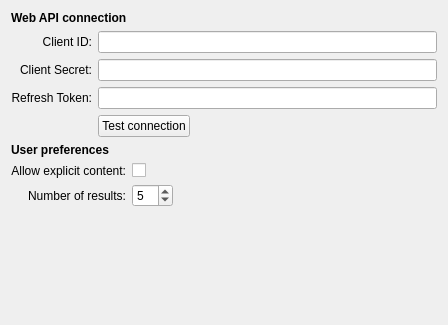
<?xml version="1.0" encoding="UTF-8"?>
<ui version="4.0">
 <class>Spotify::ConfigWidget</class>
 <widget class="QWidget" name="Spotify::ConfigWidget">
  <property name="geometry">
   <rect>
    <x>0</x>
    <y>0</y>
    <width>448</width>
    <height>325</height>
   </rect>
  </property>
  <layout class="QVBoxLayout">
   <item>
    <widget class="QLabel" name="label">
     <property name="font">
      <font>
       <weight>75</weight>
       <bold>true</bold>
      </font>
     </property>
     <property name="text">
      <string>&lt;html&gt;&lt;head/&gt;&lt;body&gt;&lt;p&gt;Web API connection&lt;/p&gt;&lt;/body&gt;&lt;/html&gt;</string>
     </property>
    </widget>
   </item>
   <item>
    <layout class="QGridLayout" name="gridLayout">
     <item row="1" column="0">
      <widget class="QLabel" name="label_client_id">
       <property name="text">
        <string>Client ID:</string>
       </property>
       <property name="alignment">
        <set>Qt::AlignRight|Qt::AlignTrailing|Qt::AlignVCenter</set>
       </property>
      </widget>
     </item>
     <item row="2" column="0">
      <widget class="QLabel" name="label_client_secret">
       <property name="text">
        <string>Client Secret:</string>
       </property>
       <property name="alignment">
        <set>Qt::AlignRight|Qt::AlignTrailing|Qt::AlignVCenter</set>
       </property>
      </widget>
     </item>
     <item row="4" column="0">
      <layout class="QHBoxLayout" name="horizontalLayout_2"/>
     </item>
     <item row="3" column="0">
      <widget class="QLabel" name="label_refresh_token">
       <property name="text">
        <string>Refresh Token:</string>
       </property>
       <property name="alignment">
        <set>Qt::AlignRight|Qt::AlignTrailing|Qt::AlignVCenter</set>
       </property>
      </widget>
     </item>
     <item row="3" column="1">
      <widget class="QLineEdit" name="lineEdit_refresh_token"/>
     </item>
     <item row="1" column="1">
      <widget class="QLineEdit" name="lineEdit_client_id"/>
     </item>
     <item row="2" column="1">
      <widget class="QLineEdit" name="lineEdit_client_secret"/>
     </item>
     <item row="4" column="1">
      <layout class="QHBoxLayout" name="horizontalLayout">
       <item>
        <widget class="QPushButton" name="pushButton_test_connection">
         <property name="text">
          <string>Test connection</string>
         </property>
        </widget>
       </item>
       <item>
        <spacer name="horizontalSpacer_2">
         <property name="orientation">
          <enum>Qt::Horizontal</enum>
         </property>
         <property name="sizeHint" stdset="0">
          <size>
           <width>40</width>
           <height>20</height>
          </size>
         </property>
        </spacer>
       </item>
      </layout>
     </item>
    </layout>
   </item>
   <item>
    <widget class="QLabel" name="label_2">
     <property name="text">
      <string>&lt;html&gt;&lt;head/&gt;&lt;body&gt;&lt;p&gt;&lt;span style=&quot; font-weight:600;&quot;&gt;User preferences&lt;/span&gt;&lt;/p&gt;&lt;/body&gt;&lt;/html&gt;</string>
     </property>
    </widget>
   </item>
   <item>
    <layout class="QGridLayout" name="gridLayout_3">
     <item row="0" column="1">
      <widget class="QCheckBox" name="checkBox_explicit">
       <property name="enabled">
        <bool>true</bool>
       </property>
       <property name="text">
        <string/>
       </property>
      </widget>
     </item>
     <item row="1" column="0">
      <widget class="QLabel" name="label_3">
       <property name="text">
        <string>Number of results:</string>
       </property>
       <property name="alignment">
        <set>Qt::AlignRight|Qt::AlignTrailing|Qt::AlignVCenter</set>
       </property>
      </widget>
     </item>
     <item row="1" column="1">
      <layout class="QHBoxLayout" name="horizontalLayout_5">
       <item>
        <widget class="QSpinBox" name="spinBox_number_of_results">
         <property name="minimum">
          <number>1</number>
         </property>
         <property name="maximum">
          <number>10</number>
         </property>
         <property name="value">
          <number>5</number>
         </property>
        </widget>
       </item>
       <item>
        <spacer name="horizontalSpacer">
         <property name="orientation">
          <enum>Qt::Horizontal</enum>
         </property>
         <property name="sizeHint" stdset="0">
          <size>
           <width>40</width>
           <height>20</height>
          </size>
         </property>
        </spacer>
       </item>
      </layout>
     </item>
     <item row="0" column="0">
      <widget class="QLabel" name="label_client_secret_2">
       <property name="text">
        <string>Allow explicit content:</string>
       </property>
       <property name="alignment">
        <set>Qt::AlignRight|Qt::AlignTrailing|Qt::AlignVCenter</set>
       </property>
      </widget>
     </item>
    </layout>
   </item>
   <item>
    <spacer name="verticalSpacer">
     <property name="orientation">
      <enum>Qt::Vertical</enum>
     </property>
     <property name="sizeHint" stdset="0">
      <size>
       <width>20</width>
       <height>40</height>
      </size>
     </property>
    </spacer>
   </item>
  </layout>
 </widget>
 <tabstops>
  <tabstop>lineEdit_client_id</tabstop>
  <tabstop>lineEdit_client_secret</tabstop>
  <tabstop>lineEdit_refresh_token</tabstop>
 </tabstops>
 <resources/>
 <connections/>
</ui>
